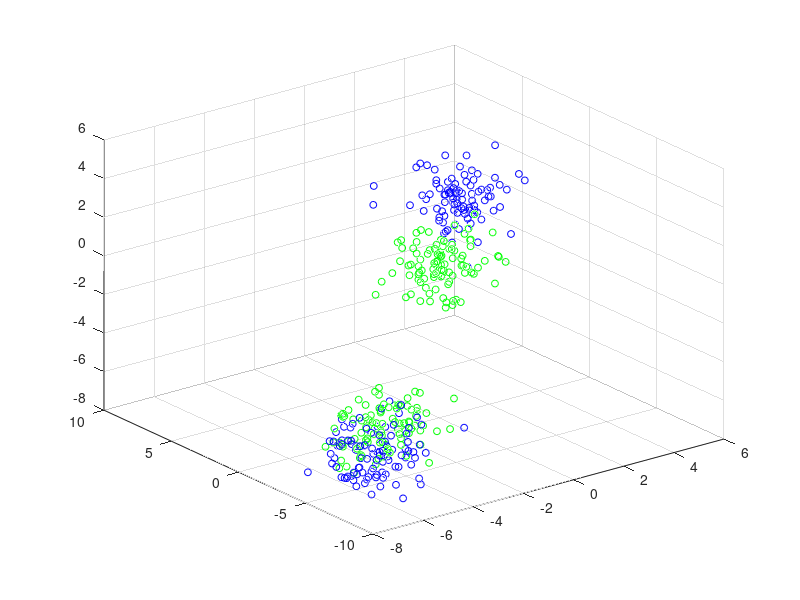
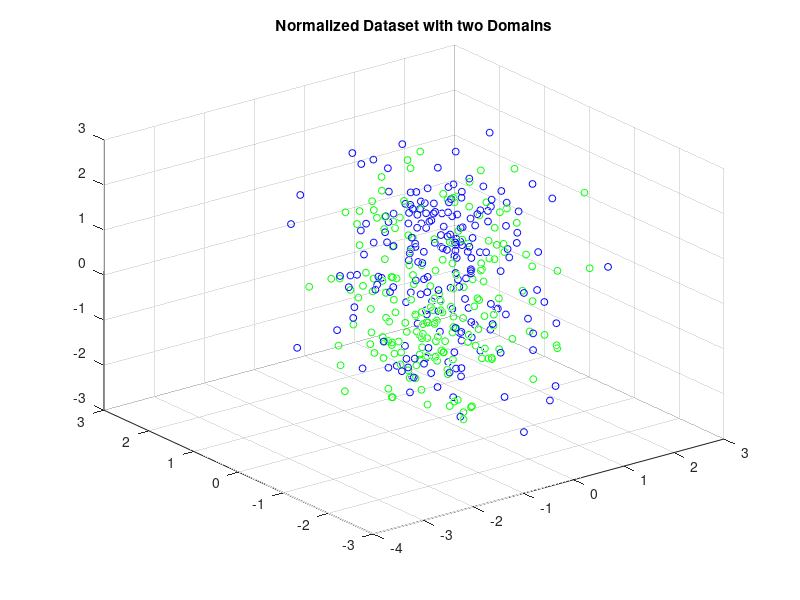
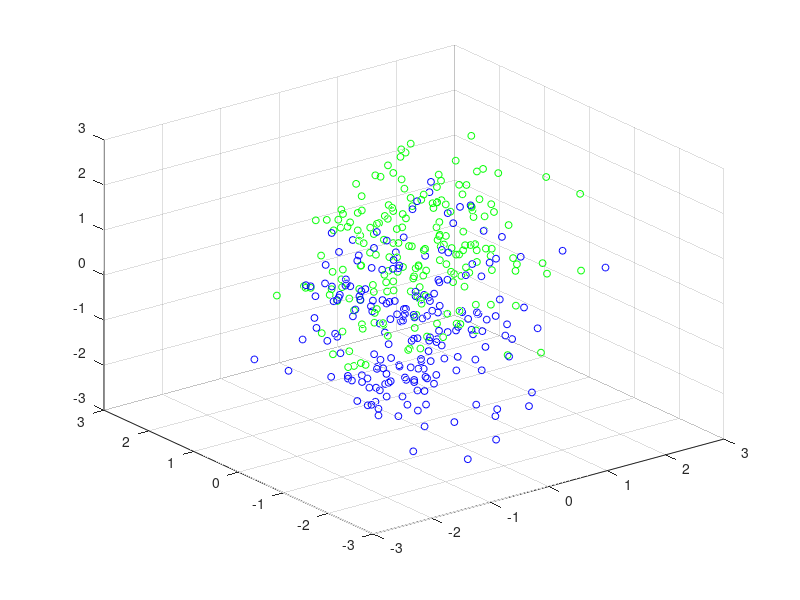

MATLAB code for these plots, in order:
% This script visualizes the problem of transfer learning with and synthetic
% gaussian dataset

% close all;
% 
% Z= [randn(100,3); randn(100,3)+2];
% Ys = [ones(100,1); ones(100,1)*2];
% 
% X= [randn(100,3)-5; randn(100,3)-6];
% Yt = [ones(100,1)*1; ones(100,1)*2];
% 
% D = [Z;X];
% Y = [Ys;Yt];
% color_1 = [1 1 0]; % yellow: source label1
% color_2 = [1 0 1];  %magenta: source label2
% color_3 = [0 1 0]; %green: target label3
% color_4 = [0 0 1]; %blue: target label4
% 
% cmap = [color_1; color_2; color_3;color_4];
% label = cmap(Y,:);
% 
% figure;
% scatter3(D(:,1),D(:,2),D(:,3),ones(size(Y))*25,label);
% title('Dataset with two Domains')
% 
% Z = zscore(Z,1); X = zscore(X,1);

% Z =  tsne(Z,'Algorithm','barneshut','Distance','euclidean','NumDimensions',2);
% X =  tsne(X,'Algorithm','barneshut','Distance','euclidean','NumDimensions',2);
%  
% Z = zscore(Z,1); X = zscore(X,1);
% D = [Z;X];
% Y = [Ys;Yt];
% figure;
% scatter(D(:,1),D(:,2),ones(size(Y))*25,label);
% title('Normalized Dataset with two Domains')
% 
% [U,S,V] = svd(X);
% [~,ZS,~] = svd(Z);
% Z = U*ZS*V';
% 
% D = [Z;X];
% figure;
% scatter(D(:,1),D(:,2),ones(size(Y))*25,label);
% title('Rotation with two Domains')

% model = svmtrain(Y(1:200,:),Z, ['-c 10', ' -t 2']);
% [label, acc,scores] = svmpredict(Y(201:end,:),X, model);
% 
% Orginal space
% Z= [randn(100,3); randn(100,3)+2];
% Ys = [ones(100,1); ones(100,1)*2];
% 
% X= [randn(100,3)-5; randn(100,3)-6];
% Yt = [ones(100,1)*3; ones(100,1)*4];
% 
% D = [Z;X];
% Y = [Ys;Yt];
% color_1 = [1 1 0]; % yellow: source label1
% color_2 = [1 0 1];  %magenta: source label2
% color_3 = [0 1 0]; %green: target label3
% color_4 = [0 0 1]; %blue: target label4
% 
% cmap = [color_1; color_2; color_3;color_4];
% label = cmap(Y,:);
% 
% figure;
% scatter3(D(:,1),D(:,2),D(:,3),ones(size(Y))*25,label);
% title('Dataset with two Domains')
% 
% Z = zscore(Z,1); X = zscore(X,1);
% 
% D = [Z;X];
% Y = [Ys;Yt];
% figure;
% scatter3(D(:,1),D(:,2),D(:,3),ones(size(Y))*25,label);
% title('Normalized Dataset with two Domains')
% 
% [U,S,V] = svd(X);
% [~,ZS,~] = svd(Z);
% Z = U*ZS*V';
% 
% D = [Z;X];
% figure;
% scatter3(D(:,1),D(:,2),D(:,3),ones(size(Y))*25,label);
% title('Rotation with two Domains')
% 
% Reduced Subspace


%% TWO Labels

Z= [randn(100,3); randn(100,3)+2];
Ys = [ones(100,1); ones(100,1)*2];

X= [randn(100,3)-5; randn(100,3)-6];
Yt = [ones(100,1); ones(100,1)*2];

D = [Z;X];
Y = [Ys;Yt];
color_1 = [1 1 0]; % yellow: source label1
color_2 = [1 0 1];  %magenta: source label2
color_3 = [0 1 0]; %green: target label1
color_4 = [0 0 1]; %blue: target label2

cmap = [color_3; color_4;];
label = cmap(Y,:);

figure;
scatter3(D(:,1),D(:,2),D(:,3),ones(size(Y))*25,label);
%title('Dataset with two Domains')

Z = zscore(Z,1); X = zscore(X,1);
D = [Z;X];
Y = [Ys;Yt];
figure;
scatter3(D(:,1),D(:,2),D(:,3),ones(size(Y))*25,label);
title('Normalized Dataset with two Domains')

[U,S,V] = svd(X);
[~,ZS,~] = svd(Z);
Z = U*ZS*V';

D = [Z;X];
figure;
scatter3(D(:,1),D(:,2),D(:,3),ones(size(Y))*25,label);
%title('Rotation with two Domains')

